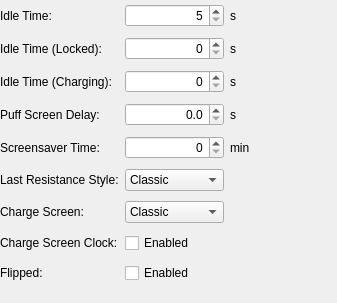
          <widget class="QWidget" name="tab_7">
           <attribute name="title">
            <string>Settings</string>
           </attribute>
           <widget class="QWidget" name="layoutWidget">
            <property name="geometry">
             <rect>
              <x>0</x>
              <y>0</y>
              <width>328</width>
              <height>294</height>
             </rect>
            </property>
            <layout class="QGridLayout" name="gridLayout_2">
             <item row="1" column="1">
              <widget class="QSpinBox" name="screenIdleLockedSpin">
               <property name="alignment">
                <set>Qt::AlignRight|Qt::AlignTrailing|Qt::AlignVCenter</set>
               </property>
               <property name="maximum">
                <number>60</number>
               </property>
              </widget>
             </item>
             <item row="3" column="1">
              <widget class="QDoubleSpinBox" name="screenPuffDelay">
               <property name="alignment">
                <set>Qt::AlignRight|Qt::AlignTrailing|Qt::AlignVCenter</set>
               </property>
               <property name="decimals">
                <number>1</number>
               </property>
               <property name="maximum">
                <double>5.000000000000000</double>
               </property>
              </widget>
             </item>
             <item row="4" column="1">
              <widget class="QSpinBox" name="screenSaverTimeSpin">
               <property name="alignment">
                <set>Qt::AlignRight|Qt::AlignTrailing|Qt::AlignVCenter</set>
               </property>
               <property name="maximum">
                <number>30</number>
               </property>
              </widget>
             </item>
             <item row="1" column="2">
              <widget class="QLabel" name="label_32">
               <property name="text">
                <string>s</string>
               </property>
              </widget>
             </item>
             <item row="2" column="2">
              <widget class="QLabel" name="label_33">
               <property name="text">
                <string>s</string>
               </property>
              </widget>
             </item>
             <item row="3" column="2">
              <widget class="QLabel" name="label_34">
               <property name="text">
                <string>s</string>
               </property>
              </widget>
             </item>
             <item row="3" column="0">
              <widget class="QLabel" name="label_25">
               <property name="text">
                <string>Puff Screen Delay:</string>
               </property>
              </widget>
             </item>
             <item row="2" column="1">
              <widget class="QSpinBox" name="screenIdleChargeSpin">
               <property name="alignment">
                <set>Qt::AlignRight|Qt::AlignTrailing|Qt::AlignVCenter</set>
               </property>
               <property name="maximum">
                <number>60</number>
               </property>
              </widget>
             </item>
             <item row="5" column="1">
              <widget class="QComboBox" name="screenLastResStyleCommbo">
               <item>
                <property name="text">
                 <string>Classic</string>
                </property>
               </item>
               <item>
                <property name="text">
                 <string>DNA Style</string>
                </property>
               </item>
              </widget>
             </item>
             <item row="5" column="0">
              <widget class="QLabel" name="label_64">
               <property name="text">
                <string>Last Resistance Style:</string>
               </property>
              </widget>
             </item>
             <item row="0" column="0">
              <widget class="QLabel" name="label_17">
               <property name="text">
                <string>Idle Time:</string>
               </property>
              </widget>
             </item>
             <item row="8" column="1">
              <widget class="QCheckBox" name="screenFlippedCheck">
               <property name="text">
                <string>Enabled</string>
               </property>
              </widget>
             </item>
             <item row="0" column="2">
              <widget class="QLabel" name="label_31">
               <property name="text">
                <string>s</string>
               </property>
              </widget>
             </item>
             <item row="6" column="1">
              <widget class="QComboBox" name="screenChargeScreenCombo">
               <item>
                <property name="text">
                 <string>Classic</string>
                </property>
               </item>
               <item>
                <property name="text">
                 <string>Extended</string>
                </property>
               </item>
              </widget>
             </item>
             <item row="8" column="0">
              <widget class="QLabel" name="label_30">
               <property name="text">
                <string>Flipped:</string>
               </property>
              </widget>
             </item>
             <item row="0" column="1">
              <widget class="QSpinBox" name="screenIdleSpin">
               <property name="alignment">
                <set>Qt::AlignRight|Qt::AlignTrailing|Qt::AlignVCenter</set>
               </property>
               <property name="minimum">
                <number>5</number>
               </property>
               <property name="maximum">
                <number>60</number>
               </property>
              </widget>
             </item>
             <item row="1" column="0">
              <widget class="QLabel" name="label_23">
               <property name="text">
                <string>Idle Time (Locked):</string>
               </property>
              </widget>
             </item>
             <item row="6" column="0">
              <widget class="QLabel" name="label_70">
               <property name="text">
                <string>Charge Screen:</string>
               </property>
              </widget>
             </item>
             <item row="4" column="2">
              <widget class="QLabel" name="label_35">
               <property name="text">
                <string>min</string>
               </property>
              </widget>
             </item>
             <item row="4" column="0">
              <widget class="QLabel" name="label_7">
               <property name="text">
                <string>Screensaver Time:</string>
               </property>
              </widget>
             </item>
             <item row="2" column="0">
              <widget class="QLabel" name="label_24">
               <property name="text">
                <string>Idle Time (Charging):</string>
               </property>
              </widget>
             </item>
             <item row="7" column="0">
              <widget class="QLabel" name="label_82">
               <property name="text">
                <string>Charge Screen Clock:</string>
               </property>
              </widget>
             </item>
             <item row="7" column="1">
              <widget class="QCheckBox" name="screenShowClockCheck">
               <property name="text">
                <string>Enabled</string>
               </property>
              </widget>
             </item>
            </layout>
           </widget>
          </widget>
